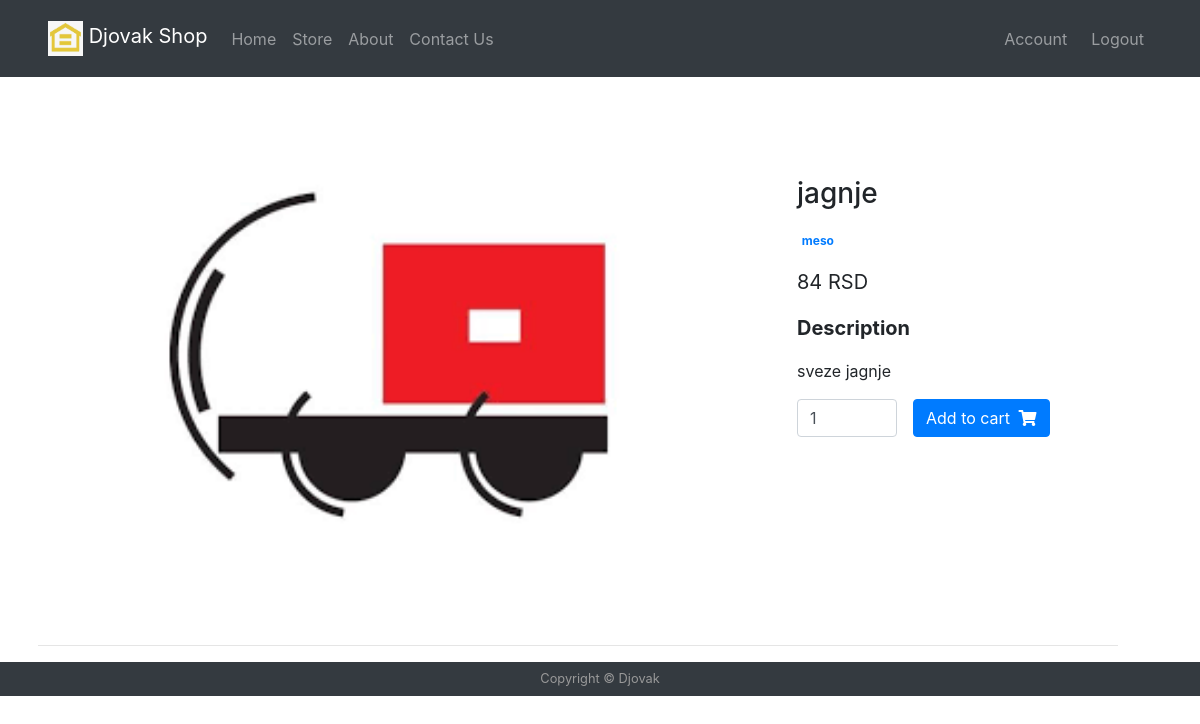
Page /product/2 (signed in) on the committed database.
### djop/models.py (models this page shows, shortened)
class Product(db.Model):
    id = db.Column(db.Integer, primary_key=True)
    name = db.Column(db.String(30), nullable=False, unique=True)
    description = db.Column(db.String(300), nullable=False, unique=True)
    category = db.Column(db.Integer, db.ForeignKey('category.id'), nullable=False)
    price = db.Column(db.Integer, nullable=False)
    image = db.Column(db.String(20), nullable=False, default='default.png')

class Category(db.Model):
    id = db.Column(db.Integer, primary_key=True)
    name = db.Column(db.String(30), nullable=False, unique=True)
    parentCategory = db.Column(db.Integer, nullable=False, default = 0)
    products = db.relationship('Product', backref='category_all' , lazy=True)

### djop/routes.py (the view)
@app.route('/product/<int:product_id>')
@login_required
def product(product_id):
    p = Product.query.get_or_404(product_id)
    productCategories = findCategories(p)
    productCategories.pop()
    return render_template('product.html', title= p.name, product=p, productCategories=productCategories)

### djop/models.py (called while the page is built)
@login_manager.user_loader
def load_user(user_id):
    return User.query.get(int(user_id))

### djop/routes.py (called while the page is built)
def findCategories(product):
    temp=[]
    now = Category.query.filter_by(id=product.category).first()
    while now:
        temp.insert(0,now.name)
        now = Category.query.filter_by(id=now.parentCategory).first()
    return temp

### djop/templates/product.html (shortened to what this page needs)
{% extends 'base.html' %}
{% block head %}
    <link rel="stylesheet" href="https://use.fontawesome.com/releases/v5.11.2/css/all.css">
{% endblock %}
{% block body %}
<main class="mt-0 pt-1 mx-auto">
        <div class="container dark-grey-text mt-2 mx-auto">
          <div class="row wow fadeIn mx-auto">
            <div class="col-md-1 mb-4">
            </div>
            <div class="col-md-7 mb-4">
              <img src={{url_for('static', filename= 'images/product/'+ product.image)}} class="img-fluid" alt="" style="min-width: 500px;">
            </div>
            <div class="col-md-4 mb-4 mt-5">
              <div class="p-4">
                <div class="mb-3">
                  <h3>{{product.name}}</h3>
                </div>
                <div class="mb-3">
                  <a href="">
                    <span class="badge purple mr-1">{{product.category_all.name}}</span>
                  </a>
                </div>
                <p class="lead">
                  <span><b>{{product.price}} RSD </b></span>
                </p>
                <p class="lead font-weight-bold">Description</p>
                <p>{{product.description}}</p>
                <form class="d-flex justify-content-left">
                  <input type="number" value="1" aria-label="Search" class="form-control mr-3" style="width: 100px">
                  <button class="btn btn-primary btn-md my-0 p" type="submit">Add to cart
                    <i class="fas fa-shopping-cart ml-1"></i>
                  </button>
                </form>
              </div>
            </div>
          </div>
          <hr>
      </main>
{% endblock %}

### rows in the picture
Product: image (placeholder picture), name "jagnje", price "84", description "sveze jagnje"
Category: category_all.name "meso"
